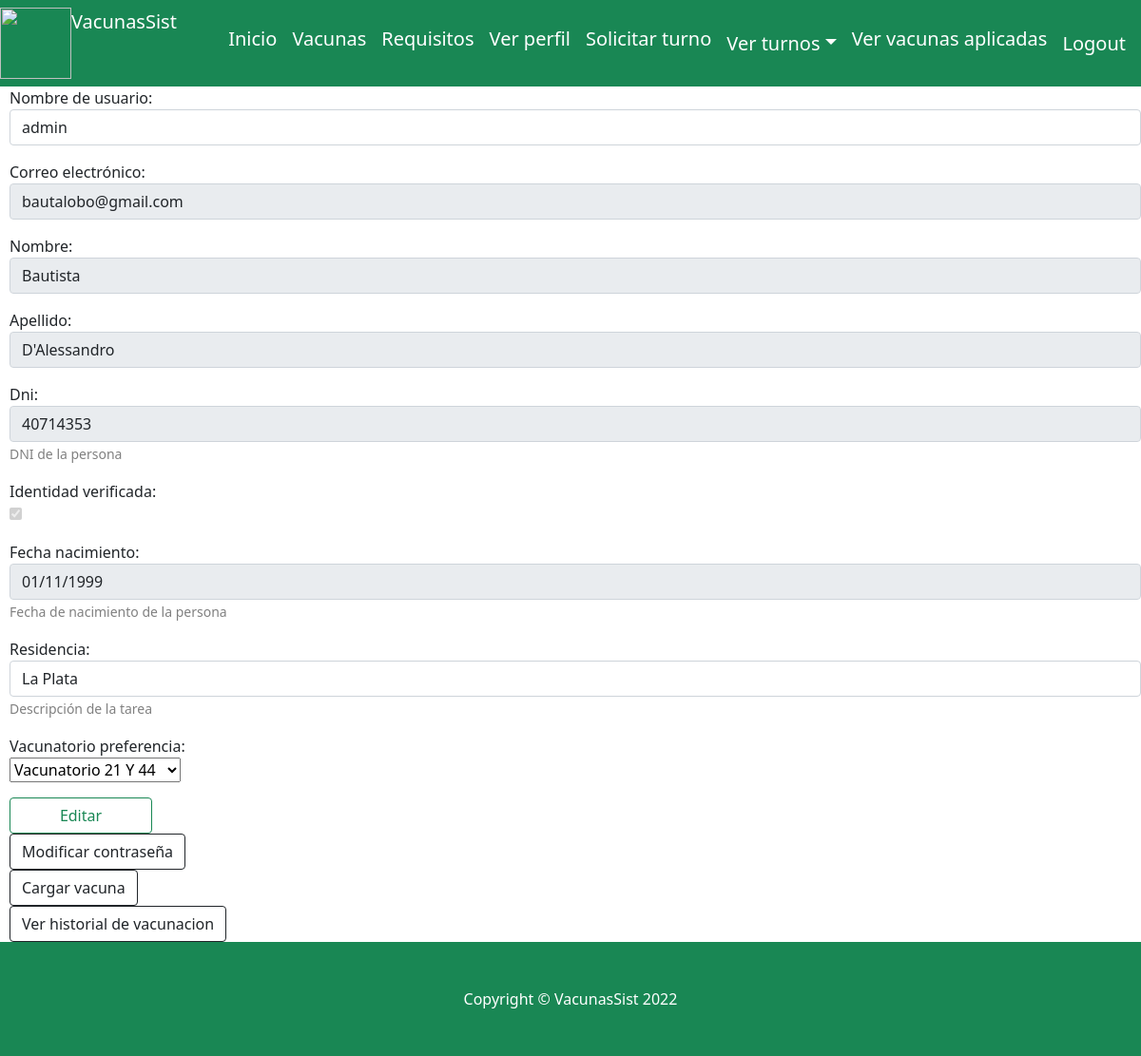
The page /verPerfil (signed in) on the database its author committed.
### website/models.py (models this page shows)
class Usuario(AbstractBaseUser):
    username =models.CharField('Nombre de usuario', unique=True, max_length=100)
    email = models.EmailField('Correo electrónico', max_length=254, unique=True)
    nombre = models.CharField('Nombre', max_length=254)
    apellido = models.CharField('apellido', max_length=254)
    dni=models.IntegerField(help_text="DNI de la persona", unique=True)
    fecha_nacimiento= models.DateField(help_text="Fecha de nacimiento de la persona")
    residencia = models.TextField(help_text="Descripción de la tarea", null=True)
    vacunatorio_preferencia =models.ForeignKey(Vacunatorio, on_delete=models.CASCADE,null=True)
    fecha_creacion = models.DateTimeField(auto_now_add=True)
    identidad_verificada=models.BooleanField(default=False)
    es_vacunador = models.BooleanField(default=False)
    es_administrador = models.BooleanField(default=False)
    objects= UsuarioManager()
    USERNAME_FIELD = 'username'
    REQUIRED_FIELDS = ['email','nombre', 'apellido','dni', 'fecha_nacimiento']

### website/views.py (the view)
# urls.py: path('verPerfil', views.verPerfil, name="verPerfil"),
def verPerfil(request):
    id_usuario=request.user.id
    try:
        usuario= Usuario.objects.get(id=id_usuario)
        if request.method=="POST":
            print('entre al post y creo form')
            usuario_form =UpdateUsuarioForm(request.POST, instance = usuario)
            if usuario_form.is_valid():
                try:
                    print('antes de guardar datos')
                    usuario_form.save()
                    print('en guardar datos')
                    messages.success(request, 'Perfil actualizado correctamente')
                    return redirect('index')
                except Exception as e:
                    print(repr(e))
                    messages.error(request, 'Su perfil no se ha actualizado.')
        else:
            print('no entre al post y creo form')
            usuario_form=UpdateUsuarioForm(instance = usuario)
            print('form')
            usuario_form=usuario_form.deshabilitarCampos(usuario.identidad_verificada)
        print(id_usuario)
        return render(request, "website/verPerfil.html",{ 'usuario_form':usuario_form, 'id_usuario':id_usuario})
    except Exception as e:
            print(repr(e))

### website/forms.py (called while the page is built)
    def deshabilitarCampos(self, identidad):
        if identidad:
            print(' if verificado')
            self.fields['identidad_verificada'].widget.attrs.update({'disabled': True})
            self.fields['dni'].widget.attrs.update({'readonly': True})
            self.fields['email'].widget.attrs.update({'readonly': True})
            self.fields['fecha_nacimiento'].widget.attrs.update({'readonly': True})
            self.fields['nombre'].widget.attrs.update({'readonly': True})
            self.fields['apellido'].widget.attrs.update({'readonly': True})
        return self

### website/models.py (called while the page is built)
    def __str__(self):
           return self.nombre + self.ubicacion

### website/templates/website/verPerfil.html (shortened to what this page needs)
{% extends "website/layout.html" %}
{% block body %}
<div style="margin-left: 10px; ">
    <form method="post">
        <div class="form-group">
          {% for campo in usuario_form %}
            <p>
              {{ campo.label_tag }}<br>
              {{ campo }}
              {% if campo.help_text %}
                <small style="color: grey">{{ campo.help_text }}</small>
              {% endif %}
            </p>
          {% endfor %}
          {% if not request.user.es_vacunador %}
            {% if not request.user.es_administrador %}
                <input  class="btn btn-outline-success"  type="submit" value="Editar" style="width: 150px;">
                <div class="nav-item"><a class="btn btn-outline-dark mt-auto" href="{% url 'modificar_password' %}">Modificar contraseña</a></div>
                <div class="nav-item"><a class="btn btn-outline-dark mt-auto" href="{% url 'cargar_vacuna' %}">Cargar vacuna</a></div>
              </div>
            {% endif%}
          {% endif%}
          <div class="nav-item"><a class="btn btn-outline-dark mt-auto" href="{% url 'ver_historial_vacunacion' id_usuario %}">Ver historial de vacunacion</a></div>
        </div>
{% endblock %}

### rows shown on the page
Usuario: usuario_form "admin" "bautalobo@gmail.com" "Bautista" "D'Alessandro" "40714353" "☑" "01/11/1999" "La Plata" "Vacunatorio 21 Y 44"

### other values the page prints
{{ campo.label_tag }} "Nombre de usuario:" "Correo electrónico:" "Nombre:" "Apellido:" "Dni:" "Identidad verificada:" "Fecha nacimiento:" "Residencia:" "Vacunatorio preferencia:"
{{ campo.help_text }} "DNI de la persona" "Fecha de nacimiento de la persona" "Descripción de la tarea"
